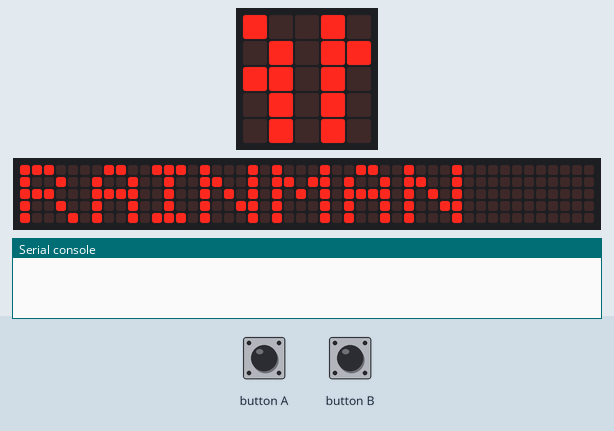
Recording of a program running on a simulated BBC micro:bit running MicroPython. Shown: the board's 5×5 LED display, a strip that is not on the board, showing the scrolling text unrolled, the last lines printed to the serial console. The inputs (shaded band) are chosen by the test bench. Random numbers come from a fixed seed; the 48×5 strip is a reading aid, not a part: it shows the text the display is scrolling, unrolled, one strip-width of it at a time.

Above: at 5.0 s.
5.1 s: button A pressed for 3.2 s
At 9.7 s:
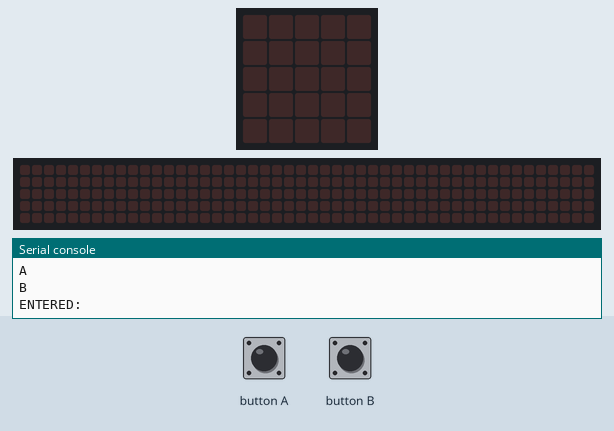
9.8 s: button B pressed for 0.15 s
At 10.02 s:
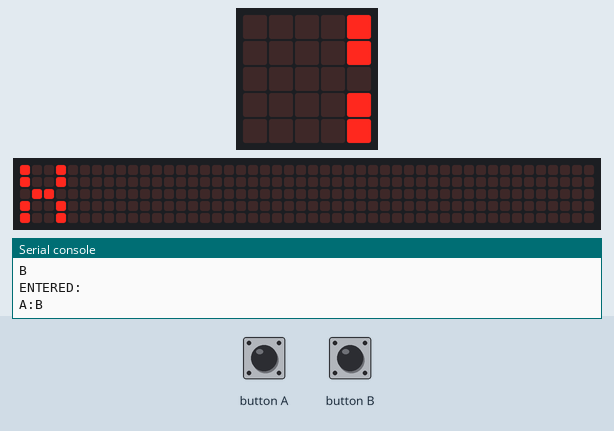
10.5 s: button A pressed for 1 s
At 12.2 s:
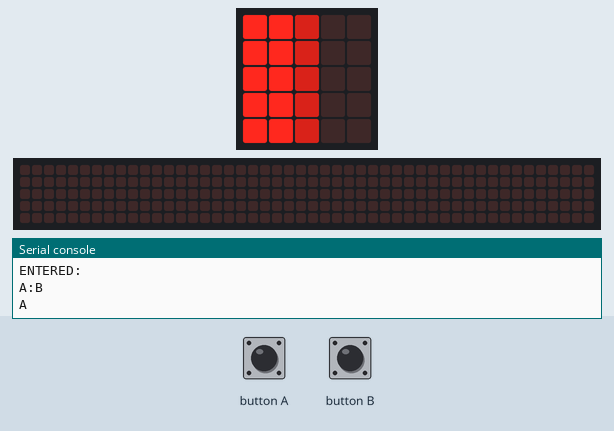
13.0 s: button B pressed for 3.2 s
At 17.62 s:
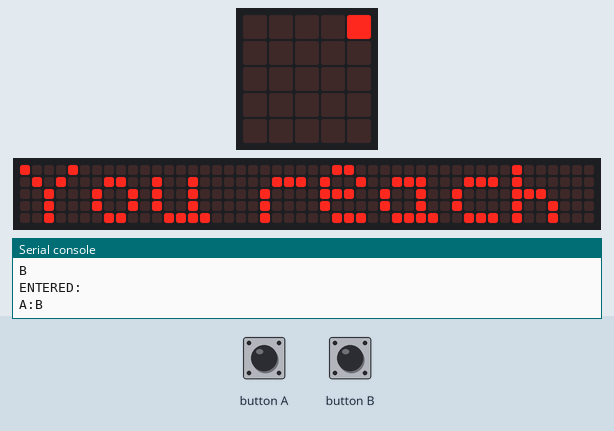

The program:

rainman.py
```python
from microbit import *
import random

letters = ['A', 'B']

def get_letter():
    return random.choice(letters)

display.scroll("RAINMAN")

display.scroll('Press any button to play', wait=False, loop=True)
while True:
    if button_a.is_pressed() or button_b.is_pressed():
        print("start playing")
        break

display.clear()

seq_length = 3
round = 1
pause = 500
correct = True

def init():
    global seq_length, round, pause, correct
    seq_length = 3
    round = 1
    pause = 500
    correct = True
    display.clear()

init()

while True:

    # Draw seperator
    for y in range(0, 5):
        display.set_pixel(2, y, 5)

    # Get sequence
    sequence = []
    for i in range(0, seq_length):
        # Clear previous
        for x in range(0, 5):
            if x != 2:
                for y in range(0, 5):
                    display.set_pixel(x, y, 0)
        sleep(pause)

        letter = get_letter()
        sequence.append(letter)

        print(letter)

        if letter == 'A':
            for x in range(0, 2):
                for y in range(0, 5):
                    display.set_pixel(x, y, 9)
        elif letter == 'B':
            for x in range(3, 5):
                for y in range(0, 5):
                    display.set_pixel(x, y, 9)

        sleep(500)

    display.clear()

    # Await input
    correct = True
    reset = False
    print("ENTERED:");
    for letter in sequence:
        while correct:
            entered = ""
            if button_a.is_pressed() or button_b.is_pressed():
                if button_a.is_pressed():
                    while button_a.is_pressed():
                        continue
                    entered = "A"
                else:
                    while button_b.is_pressed():
                        continue
                    entered = "B"

                print ("%s:%s" % (letter, entered))
                if entered != letter:
                    correct = False
                else:
                    break

        if not correct:
            display.scroll("X")
            display.scroll("You reached level: %d" % round, wait=False, loop=True)

            while True:
                if button_a.is_pressed() or button_b.is_pressed():
                    init()
                    reset = True
                    break

        if reset:
            break

    round += 1
    seq_length += 1
```

Measured:
- after the input at 9.8 s, the display: changes after 0.15 s (image 2)
- what the display in image 3 shows lasts 0.5 s, from 11.8 s to 12.3 s
